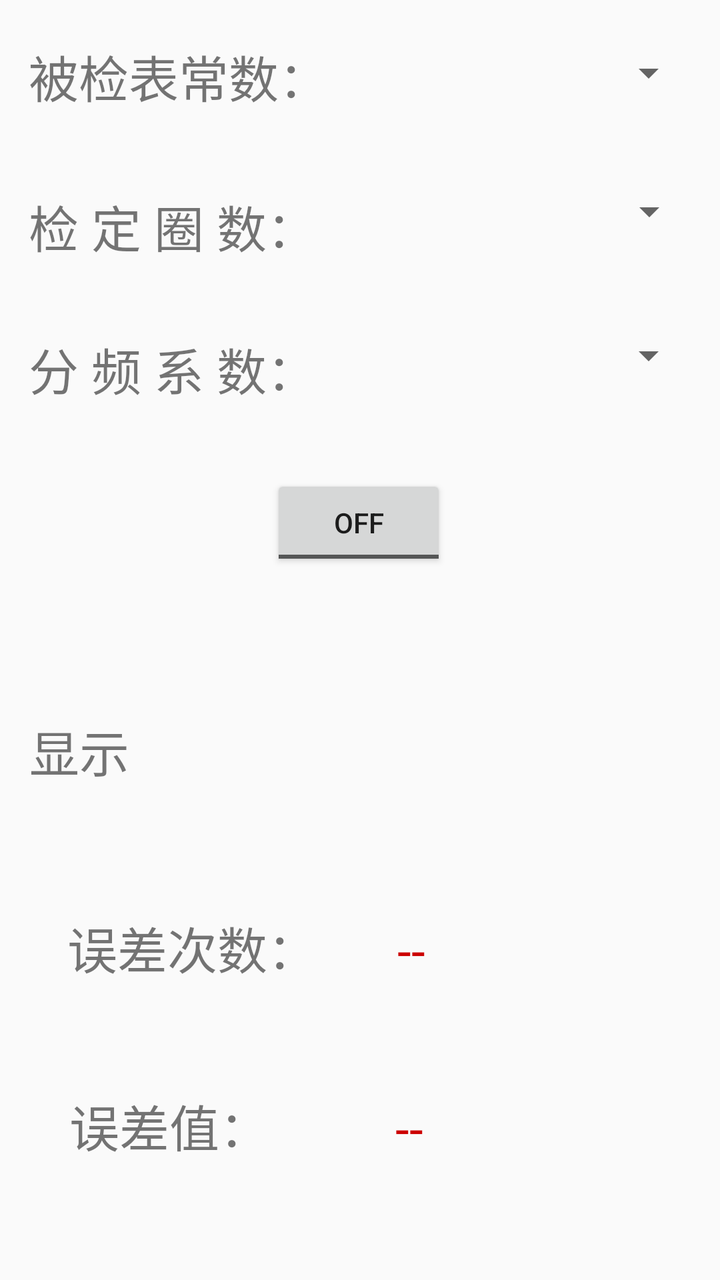
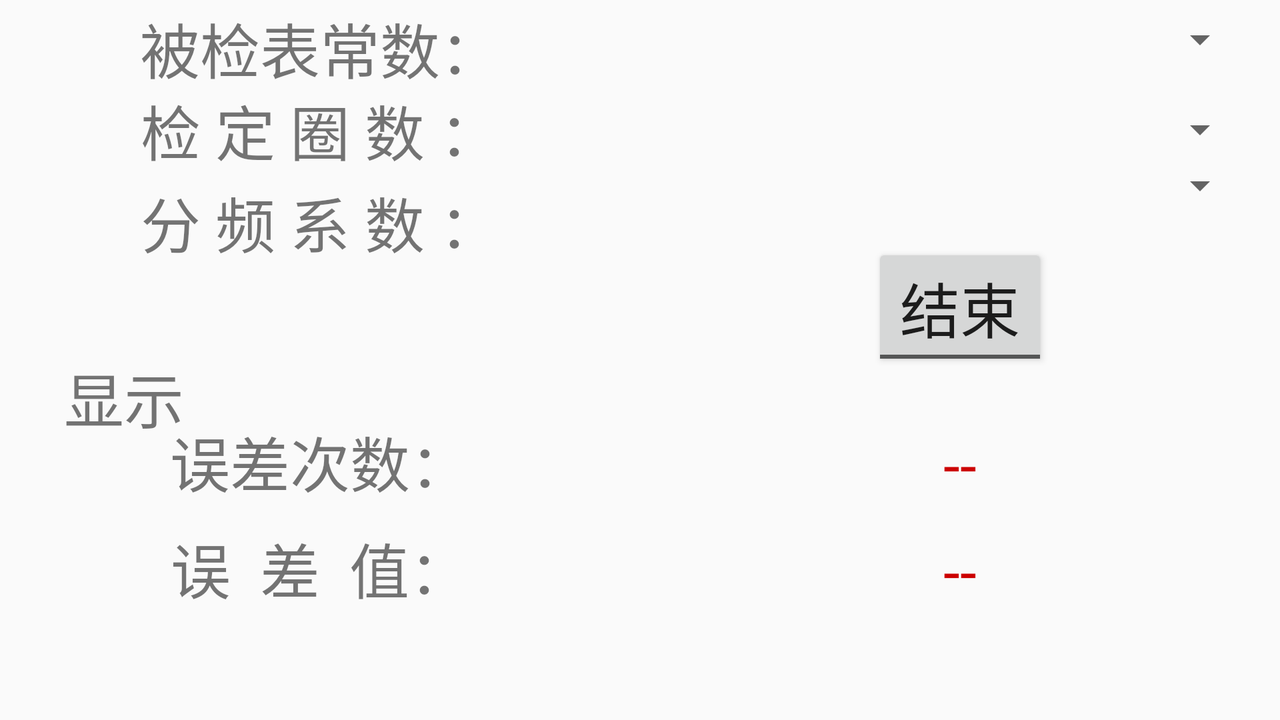

An Android layout and its configuration variant, each rendered on a device that would load it. The default file and the variant file are quoted in full after the pictures.
<!-- AndroidManifest.xml: application theme AppTheme -->
<!-- res/layout/fragment_error.xml -->
<?xml version="1.0" encoding="utf-8"?>
<android.support.constraint.ConstraintLayout xmlns:android="http://schemas.android.com/apk/res/android"
    xmlns:app="http://schemas.android.com/apk/res-auto"
    xmlns:tools="http://schemas.android.com/tools"
    android:layout_width="match_parent"
    android:layout_height="match_parent"
    android:orientation="vertical">

    <TextView
        android:id="@+id/tvTableContast"
        android:layout_width="wrap_content"
        android:layout_height="wrap_content"
        android:layout_marginBottom="10dp"
        android:layout_marginLeft="8dp"
        android:layout_marginRight="8dp"
        android:layout_marginTop="20dp"
        android:text="被检表常数："
        android:textSize="25sp"
        app:layout_constraintBottom_toTopOf="@+id/space"
        app:layout_constraintHorizontal_bias="0.032"
        app:layout_constraintLeft_toLeftOf="parent"
        app:layout_constraintRight_toRightOf="parent"
        app:layout_constraintTop_toTopOf="parent"
        app:layout_constraintVertical_bias="0.0"
        android:layout_marginStart="8dp"
        android:layout_marginEnd="8dp" />

    <TextView
        android:id="@+id/textView3"
        android:layout_width="150dp"
        android:layout_height="35dp"
        android:layout_marginBottom="15dp"
        android:layout_marginLeft="8dp"
        android:layout_marginRight="8dp"
        android:layout_marginTop="10dp"
        android:text="检 定 圈 数："
        android:textSize="25sp"
        app:layout_constraintBottom_toTopOf="@+id/space"
        app:layout_constraintHorizontal_bias="0.032"
        app:layout_constraintLeft_toLeftOf="parent"
        app:layout_constraintRight_toRightOf="parent"
        app:layout_constraintTop_toBottomOf="@+id/tvTableContast"
        app:layout_constraintVertical_bias="0.141"
        android:layout_marginStart="8dp"
        android:layout_marginEnd="8dp" />

    <TextView
        android:id="@+id/textView4"
        android:layout_width="wrap_content"
        android:layout_height="wrap_content"
        android:layout_marginBottom="8dp"
        android:layout_marginLeft="8dp"
        android:layout_marginRight="8dp"
        android:layout_marginTop="10dp"
        android:text="分 频 系 数："
        android:textSize="25sp"
        app:layout_constraintBottom_toTopOf="@+id/space"
        app:layout_constraintHorizontal_bias="0.032"
        app:layout_constraintLeft_toLeftOf="parent"
        app:layout_constraintRight_toRightOf="parent"
        app:layout_constraintTop_toBottomOf="@+id/textView3"
        app:layout_constraintVertical_bias="0.193"
        android:layout_marginStart="8dp"
        android:layout_marginEnd="8dp" />

    <Spinner
        android:id="@+id/spinner_constant"
        android:layout_width="139dp"
        android:layout_height="26dp"
        android:layout_marginBottom="8dp"
        android:layout_marginLeft="8dp"
        android:layout_marginRight="8dp"
        android:layout_marginTop="8dp"
        app:layout_constraintBottom_toTopOf="@+id/space"
        app:layout_constraintHorizontal_bias="0.91"
        app:layout_constraintLeft_toRightOf="@+id/tvTableContast"
        app:layout_constraintRight_toRightOf="parent"
        app:layout_constraintTop_toTopOf="parent"
        app:layout_constraintVertical_bias="0.055"
        android:layout_marginStart="8dp"
        android:layout_marginEnd="8dp" />

    <Spinner
        android:id="@+id/spinner_number"
        android:layout_width="140dp"
        android:layout_height="34dp"
        android:layout_marginBottom="8dp"
        android:layout_marginLeft="10dp"
        android:layout_marginRight="8dp"
        app:layout_constraintBottom_toTopOf="@+id/space"
        app:layout_constraintHorizontal_bias="0.908"
        app:layout_constraintLeft_toRightOf="@+id/textView3"
        app:layout_constraintRight_toRightOf="parent"
        app:layout_constraintTop_toBottomOf="@+id/spinner_constant"
        app:layout_constraintVertical_bias="0.172"
        android:layout_marginStart="10dp"
        android:layout_marginEnd="8dp" />

    <Spinner
        android:id="@+id/spinner_coefficient"
        android:layout_width="142dp"
        android:layout_height="34dp"
        android:layout_marginBottom="8dp"
        android:layout_marginLeft="8dp"
        android:layout_marginRight="8dp"
        app:layout_constraintBottom_toTopOf="@+id/space"
        app:layout_constraintHorizontal_bias="0.913"
        app:layout_constraintLeft_toRightOf="@+id/textView4"
        app:layout_constraintRight_toRightOf="parent"
        app:layout_constraintTop_toBottomOf="@+id/spinner_number"
        app:layout_constraintVertical_bias="0.244"
        android:layout_marginStart="8dp"
        android:layout_marginEnd="8dp" />

    <ToggleButton
        android:id="@+id/toggleButton"
        android:layout_width="wrap_content"
        android:layout_height="wrap_content"
        android:layout_marginBottom="8dp"
        android:layout_marginLeft="8dp"
        android:layout_marginRight="8dp"
        android:layout_marginTop="8dp"
        android:text="ToggleButton"
        app:layout_constraintBottom_toTopOf="@+id/space"
        app:layout_constraintHorizontal_bias="0.498"
        app:layout_constraintLeft_toLeftOf="parent"
        app:layout_constraintRight_toRightOf="parent"
        app:layout_constraintTop_toBottomOf="@+id/textView4"
        android:layout_marginStart="8dp"
        android:layout_marginEnd="8dp" />

    <Space
        android:id="@+id/space"
        android:layout_width="411dp"
        android:layout_height="wrap_content"
        android:layout_marginBottom="8dp"
        android:layout_marginEnd="8dp"
        android:layout_marginRight="8dp"
        android:layout_marginTop="8dp"
        android:background="@color/colorPrimary"
        app:layout_constraintBottom_toBottomOf="parent"
        app:layout_constraintHorizontal_bias="0.0"
        app:layout_constraintRight_toRightOf="parent"
        app:layout_constraintTop_toTopOf="parent" />

    <TextView
        android:id="@+id/textView5"
        android:layout_width="wrap_content"
        android:layout_height="wrap_content"
        android:layout_marginBottom="8dp"
        android:layout_marginLeft="8dp"
        android:layout_marginRight="8dp"
        android:layout_marginTop="8dp"
        android:text="显示"
        android:textSize="25sp"
        app:layout_constraintBottom_toBottomOf="parent"
        app:layout_constraintHorizontal_bias="0.023"
        app:layout_constraintLeft_toLeftOf="parent"
        app:layout_constraintRight_toRightOf="parent"
        app:layout_constraintTop_toBottomOf="@+id/space"
        app:layout_constraintVertical_bias="0.109"
        android:layout_marginStart="8dp"
        android:layout_marginEnd="8dp" />

    <TextView
        android:id="@+id/textView6"
        android:layout_width="wrap_content"
        android:layout_height="wrap_content"
        android:text="误差次数："
        android:textSize="25sp"
        app:layout_constraintHorizontal_bias="0.143"
        app:layout_constraintLeft_toLeftOf="parent"
        app:layout_constraintRight_toRightOf="parent"
        app:layout_constraintBaseline_toBaselineOf="@+id/tvErrorTime" />

    <TextView
        android:id="@+id/textView7"
        android:layout_width="126dp"
        android:layout_height="33dp"
        android:layout_marginLeft="8dp"
        android:layout_marginRight="8dp"
        android:text="误差值："
        android:textSize="25sp"
        app:layout_constraintHorizontal_bias="0.122"
        app:layout_constraintLeft_toLeftOf="parent"
        app:layout_constraintRight_toRightOf="parent"
        android:layout_marginStart="8dp"
        android:layout_marginEnd="8dp"
        app:layout_constraintBaseline_toBaselineOf="@+id/tvErrorValue" />

    <TextView
        android:id="@+id/tvErrorTime"
        android:layout_width="107dp"
        android:layout_height="31dp"
        android:text="--"
        android:textColor="@android:color/holo_red_dark"
        android:textSize="25sp"
        app:layout_constraintBottom_toBottomOf="parent"
        app:layout_constraintLeft_toRightOf="@+id/textView6"
        app:layout_constraintRight_toRightOf="parent"
        app:layout_constraintTop_toBottomOf="@+id/textView5"
        app:layout_constraintVertical_bias="0.298"
        app:layout_constraintHorizontal_bias="0.424" />

    <TextView
        android:id="@+id/tvErrorValue"
        android:layout_width="105dp"
        android:layout_height="28dp"
        android:layout_marginLeft="8dp"
        android:layout_marginRight="8dp"
        android:text="--"
        android:textColor="@android:color/holo_red_dark"
        android:textSize="25sp"
        app:layout_constraintBottom_toBottomOf="parent"
        app:layout_constraintHorizontal_bias="0.371"
        app:layout_constraintLeft_toRightOf="@+id/textView7"
        app:layout_constraintRight_toRightOf="parent"
        app:layout_constraintTop_toBottomOf="@+id/tvErrorTime"
        android:layout_marginStart="8dp"
        android:layout_marginEnd="8dp"
        app:layout_constraintVertical_bias="0.472" />
</android.support.constraint.ConstraintLayout>
<!-- resources referenced by this layout -->
<resources>
  <color name="colorPrimary">#3F51B5</color>
  <style name="AppTheme" parent="Theme.AppCompat.Light.NoActionBar">
          
          <item name="colorPrimary">@color/colorPrimary</item>
          <item name="colorPrimaryDark">@color/colorPrimaryDark</item>
          <item name="colorAccent">@color/colorAccent</item>
      </style>
  <color name="colorPrimaryDark">#303F9F</color>
  <color name="colorAccent">#FF4081</color>
</resources>
<!-- res/layout-land/fragment_error.xml (the repository's variant of the layout above) -->
<!-- drawn on the phone turned sideways -->
<?xml version="1.0" encoding="utf-8"?>
<android.support.constraint.ConstraintLayout xmlns:android="http://schemas.android.com/apk/res/android"
    xmlns:app="http://schemas.android.com/apk/res-auto"
    xmlns:tools="http://schemas.android.com/tools"
    android:layout_width="match_parent"
    android:layout_height="match_parent"
    android:orientation="vertical">

    <TextView
        android:id="@+id/error_tv_contast"
        style="@style/child_textView"
        android:layout_marginBottom="8dp"
        android:layout_marginTop="8dp"
        android:text="被检表常数："
        app:layout_constraintBottom_toTopOf="@+id/guideline1"
        app:layout_constraintHorizontal_bias="0.0"
        app:layout_constraintLeft_toLeftOf="@+id/guideline7"
        app:layout_constraintRight_toLeftOf="@+id/guideline8"
        app:layout_constraintTop_toTopOf="parent"
        app:layout_constraintVertical_bias="0.47" />

    <TextView
        android:id="@+id/error_tv_cNumber"
        style="@style/child_textView"
        android:layout_marginBottom="0dp"
        android:layout_marginTop="0dp"
        android:text="检 定 圈 数 ："
        app:layout_constraintBottom_toTopOf="@+id/guideline3"

        app:layout_constraintHorizontal_bias="0.0"
        app:layout_constraintLeft_toLeftOf="@+id/guideline7"
        app:layout_constraintRight_toLeftOf="@+id/guideline8"
        app:layout_constraintTop_toTopOf="@+id/guideline1"
        app:layout_constraintVertical_bias="0.5" />

    <TextView
        android:id="@+id/error_tv_coef"
        style="@style/child_textView"
        android:layout_marginBottom="0dp"
        android:layout_marginTop="8dp"
        android:text="分 频 系 数 ："
        app:layout_constraintBottom_toTopOf="@+id/guideline2"
        app:layout_constraintHorizontal_bias="0.0"
        app:layout_constraintLeft_toLeftOf="@+id/guideline7"
        app:layout_constraintRight_toLeftOf="@+id/guideline8"
        app:layout_constraintTop_toTopOf="@+id/guideline3"
        app:layout_constraintVertical_bias="0.111" />

    <Spinner
        android:id="@+id/spn_error_constant"
        style="@style/child_textView"
        android:layout_height="36dp"

        android:layout_marginBottom="8dp"
        android:layout_marginRight="16dp"
        app:layout_constraintBottom_toTopOf="@+id/guideline1"
        app:layout_constraintHorizontal_bias="0.0"
        app:layout_constraintLeft_toLeftOf="@+id/guideline8"
        app:layout_constraintRight_toRightOf="parent"
        app:layout_constraintTop_toTopOf="parent"
        app:layout_constraintVertical_bias="0.64" />

    <Spinner
        android:id="@+id/spn_error_cNumber"
        style="@style/child_textView"
        android:layout_height="36dp"
        android:layout_marginBottom="0dp"
        android:layout_marginRight="16dp"
        android:layout_marginTop="0dp"
        app:layout_constraintBottom_toTopOf="@+id/guideline3"
        app:layout_constraintHorizontal_bias="0.0"
        app:layout_constraintLeft_toLeftOf="@+id/guideline8"
        app:layout_constraintRight_toRightOf="parent"
        app:layout_constraintTop_toTopOf="@+id/guideline1" />

    <Spinner
        android:id="@+id/spn_error_coef"
        style="@style/child_textView"
        android:layout_height="36dp"
        android:layout_marginBottom="8dp"
        android:layout_marginRight="16dp"
        app:layout_constraintBottom_toTopOf="@+id/guideline2"
        app:layout_constraintHorizontal_bias="0.0"
        app:layout_constraintLeft_toLeftOf="@+id/guideline8"
        app:layout_constraintRight_toRightOf="parent"
        app:layout_constraintTop_toTopOf="@+id/guideline3"
        app:layout_constraintVertical_bias="1.0" />

    <ToggleButton
        android:id="@+id/tglbtn_error_start"
        style="@style/child_textView"
        android:layout_width="wrap_content"
        android:layout_marginBottom="0dp"
        android:layout_marginTop="8dp"
        android:text="ToggleButton"
        android:textOff="结束"
        android:textOn="开始"
        app:layout_constraintBottom_toTopOf="@+id/guideline4"
        app:layout_constraintLeft_toLeftOf="@+id/guideline8"
        app:layout_constraintRight_toRightOf="parent"
        app:layout_constraintTop_toTopOf="@+id/guideline2" />

    <TextView
        android:id="@+id/error_tv_shown"
        style="@style/child_textView"
        android:layout_marginLeft="32dp"
        android:gravity="left"
        android:text="显示"
        app:layout_constraintBottom_toTopOf="@+id/guideline5"
        app:layout_constraintHorizontal_bias="0.0"
        app:layout_constraintLeft_toLeftOf="@+id/guideline7"
        app:layout_constraintRight_toLeftOf="@+id/guideline8"
        app:layout_constraintTop_toTopOf="@+id/guideline4"
        app:layout_constraintVertical_bias="0.461" />

    <TextView
        android:id="@+id/error_tv_errTimes"
        style="@style/child_textView"
        android:text="误差次数："

        app:layout_constraintBaseline_toBaselineOf="@+id/tv_error_times"
        app:layout_constraintLeft_toLeftOf="@+id/guideline7"
        app:layout_constraintRight_toLeftOf="@+id/guideline8" />

    <TextView
        android:id="@+id/error_tv_errorValue"
        style="@style/child_textView"
        android:text="误  差  值："
        app:layout_constraintBaseline_toBaselineOf="@+id/tv_error_value"
        app:layout_constraintHorizontal_bias="0.0"
        app:layout_constraintLeft_toLeftOf="@+id/guideline7"
        app:layout_constraintRight_toLeftOf="@+id/guideline8" />

    <TextView
        android:id="@+id/tv_error_times"
        style="@style/child_textView"
        android:text="--"
        android:textColor="@android:color/holo_red_dark"

        app:layout_constraintBottom_toTopOf="@+id/guideline6"
        app:layout_constraintHorizontal_bias="1.0"
        app:layout_constraintLeft_toLeftOf="@+id/guideline8"
        app:layout_constraintRight_toRightOf="parent"
        app:layout_constraintTop_toTopOf="@+id/guideline5"
        app:layout_constraintVertical_bias="1.0" />

    <TextView
        android:id="@+id/tv_error_value"
        style="@style/child_textView"
        android:text="--"
        android:textColor="@android:color/holo_red_dark"

        app:layout_constraintBottom_toBottomOf="parent"
        app:layout_constraintHorizontal_bias="0.0"
        app:layout_constraintLeft_toLeftOf="@+id/guideline8"
        app:layout_constraintRight_toRightOf="parent"
        app:layout_constraintTop_toTopOf="@+id/guideline6"
        app:layout_constraintVertical_bias="0.19" />

    <android.support.constraint.Guideline
        android:id="@+id/guideline1"
        android:layout_width="wrap_content"
        android:layout_height="wrap_content"
        android:orientation="horizontal"
        app:layout_constraintGuide_percent="0.13" />

    <android.support.constraint.Guideline
        android:id="@+id/guideline3"
        android:layout_width="wrap_content"
        android:layout_height="wrap_content"
        android:orientation="horizontal"
        app:layout_constraintGuide_percent="0.23" />

    <android.support.constraint.Guideline
        android:id="@+id/guideline2"
        android:layout_width="wrap_content"
        android:layout_height="wrap_content"
        android:orientation="horizontal"
        app:layout_constraintGuide_percent="0.33" />

    <android.support.constraint.Guideline
        android:id="@+id/guideline4"
        android:layout_width="wrap_content"
        android:layout_height="wrap_content"
        android:orientation="horizontal"
        app:layout_constraintGuide_percent="0.5" />

    <android.support.constraint.Guideline
        android:id="@+id/guideline5"
        android:layout_width="wrap_content"
        android:layout_height="wrap_content"
        android:orientation="horizontal"
        app:layout_constraintGuide_percent="0.6" />

    <android.support.constraint.Guideline
        android:id="@+id/guideline6"
        android:layout_width="wrap_content"
        android:layout_height="wrap_content"
        android:orientation="horizontal"
        app:layout_constraintGuide_percent="0.7" />

    <android.support.constraint.Guideline
        android:id="@+id/guideline7"
        android:layout_width="wrap_content"
        android:layout_height="wrap_content"
        android:orientation="vertical"
        app:layout_constraintGuide_percent="0.0" />

    <android.support.constraint.Guideline
        android:id="@+id/guideline8"
        android:layout_width="wrap_content"
        android:layout_height="wrap_content"
        android:orientation="vertical"
        app:layout_constraintGuide_percent="0.5" />
</android.support.constraint.ConstraintLayout>
<!-- resources referenced by the variant -->
<!-- as the phone turned sideways resolves them -->
<resources>
  <style name="child_textView">
          <item name="android:gravity">center</item>
          <item name="android:textSize">30sp</item>
          <item name="android:layout_height">wrap_content</item>
          <item name="android:layout_width">0dp</item>
      </style>
  <style name="AppTheme" parent="Theme.AppCompat.Light.NoActionBar">
          
          <item name="colorPrimary">@color/colorPrimary</item>
          <item name="colorPrimaryDark">@color/colorPrimaryDark</item>
          <item name="colorAccent">@color/colorAccent</item>
      </style>
  <color name="colorPrimary">#3F51B5</color>
  <color name="colorPrimaryDark">#303F9F</color>
  <color name="colorAccent">#FF4081</color>
</resources>
